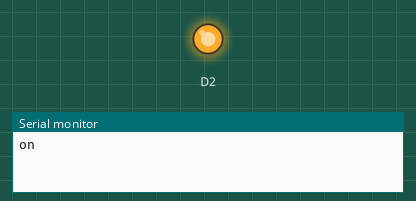
Recording of a sketch running on a simulated ESP8266 (NodeMCU). Parts: output pins drawn as LEDs (lit = HIGH), the last lines printed to the serial monitor.

Above: at 1.0 s.
At 3.0 s:
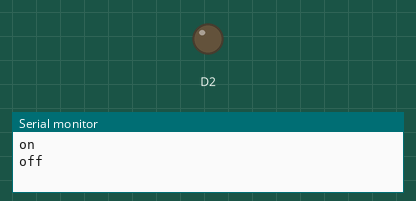
Timing chart, 0 to 5.2 s (numbered marks = the images above):
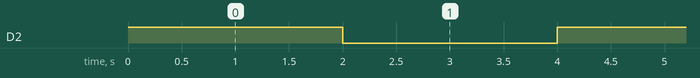

The sketch:

led2.ino
```cpp
#include <dummy.h>


void setup() {
  pinMode(D2,HIGH);
  Serial.begin(9600);

}

void loop() {
  digitalWrite(D2,HIGH);
  Serial.println("on");
  delay(2000);
  digitalWrite(D2,LOW);
  Serial.println("off");
  delay(2000);


}
```

Measured:
- by itself, D2: alternates HIGH for 2.0 s and LOW for 2.0 s
